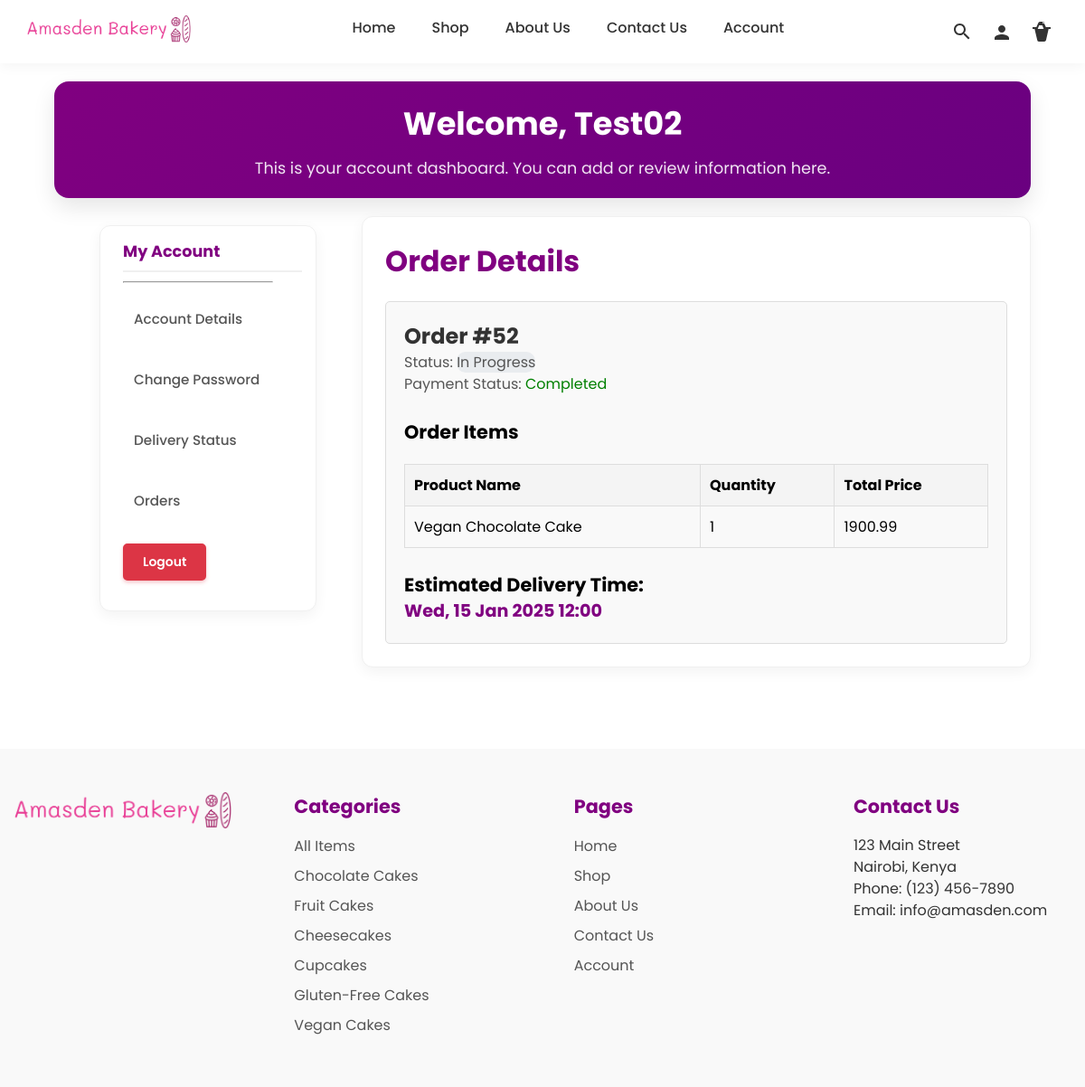
Page /user_dashboard/order/52/details/ (signed in) on the earlier database version.
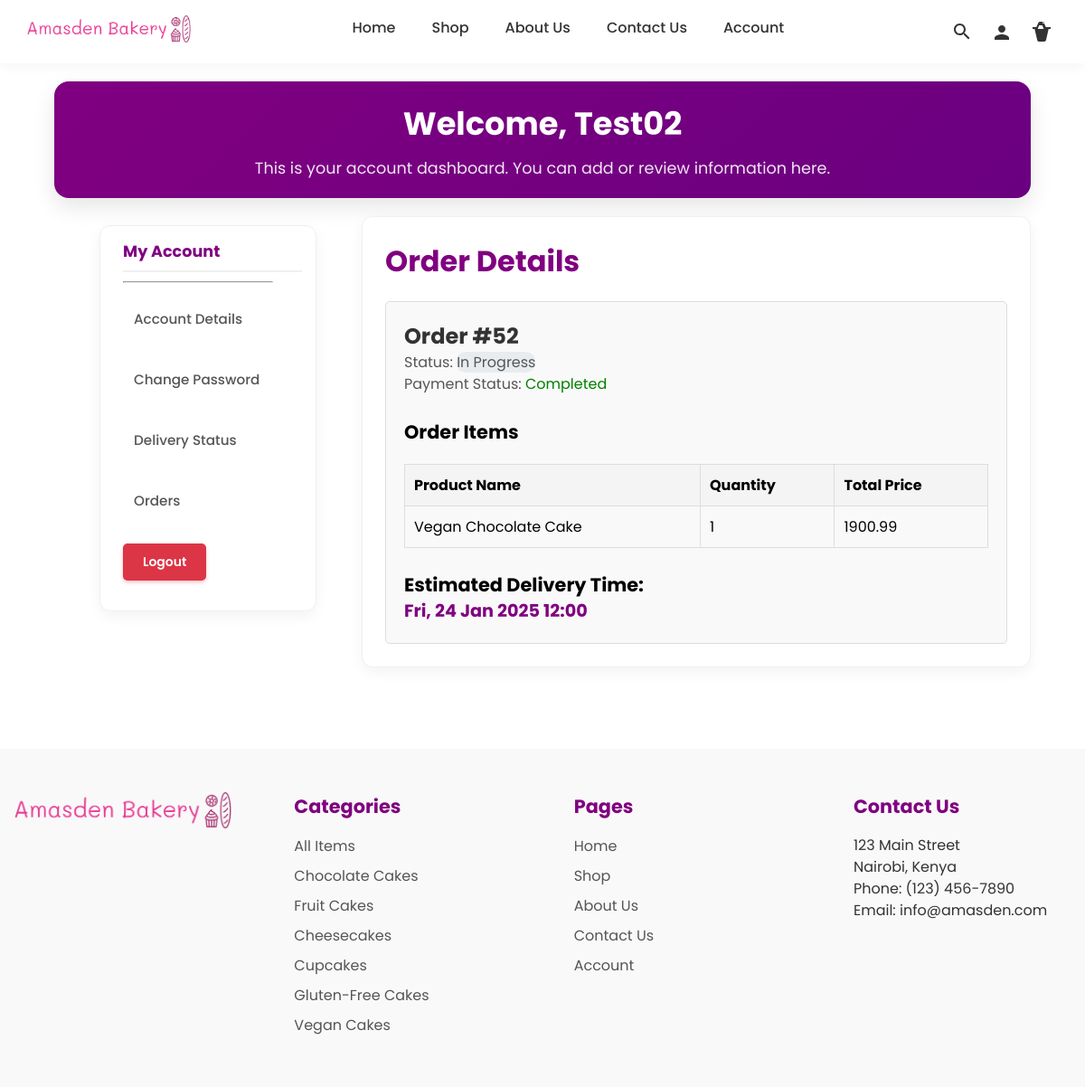
Same page on the later database version.
### bakery/models.py (models this page shows, shortened)
class Order(models.Model):
    STATUS_CHOICES = [
        ('Pending', 'Pending'),
        ('In Progress', 'In Progress'),
        ('Completed', 'Completed'),
        ('Cancelled', 'Cancelled'),
    ]
    PAYMENT_STATUS_CHOICES = [
        ('Pending', 'Pending'),
        ('Completed', 'Completed'),
        ('Failed', 'Failed'),
        ('Cancelled', 'Cancelled'),
    ]
    user = models.ForeignKey(User, on_delete=models.CASCADE, null=True, blank=True)
    cart = models.ForeignKey(Cart, on_delete=models.CASCADE, null=True, blank=True)
    status = models.CharField(max_length=20, choices=STATUS_CHOICES, default='Pending')
    created_at = models.DateTimeField(auto_now_add=True)
    estimated_delivery_time = models.DateTimeField(blank=True, null=True)
    total_price = models.DecimalField(max_digits=10, decimal_places=2, default=0)
    payment_status = models.CharField(max_length=20, choices=PAYMENT_STATUS_CHOICES, default='Pending')
    phone_number = models.CharField(max_length=15, blank=True, null=True)
    address = models.CharField(max_length=255, blank=True, null=True)
    checkout_request_id = models.CharField(max_length=255, blank=True, null=True)
    class Meta:
        indexes = [
            models.Index(fields=['status', 'payment_status']),
        ]

### user_dashboard/views.py (the view)
# urls.py: path('order/<int:order_id>/details/', views.order_details, name='order_details'),
@login_required
def order_details(request, order_id):
    order = get_object_or_404(Order, id=order_id, user=request.user)
    order_items = order.order_items.all()
    estimated_delivery_time = order.estimated_delivery_time
    return render(request, 'user_dashboard/order_details.html', {
        'order': order,
        'order_items': order_items,
        'estimated_delivery_time': estimated_delivery_time,
    })

### bakery/context_processors.py (called while the page is built)
def global_footer_context(request):
    footer_categories = Category.objects.all()
    category_slug = request.GET.get('category')
    return {
        'footer_categories': footer_categories,
    }

### bakery/templates/user_dashboard/order_details.html
{% extends 'user_dashboard/template.html' %}
{% block dashboard_content %}
<h2>Order Details</h2>
<div class="order-summary">
    <h3>Order #{{ order.id }}</h3>
    <p>Status: <span class="status-{{ order.status|lower }}">{{ order.status }}</span></p>
    <p>Payment Status: <span class="status-{{ order.payment_status|lower }}">{{ order.payment_status }}</span></p>
    <h4>Order Items</h4>
    <table class="generic-table">
        <thead>
            <tr>
                <th>Product Name</th>
                <th>Quantity</th>
                <th>Total Price</th>
            </tr>
        </thead>
        <tbody>
            {% for item in order_items %}
            <tr>
                <td>{{ item.product.name }}</td>
                <td>{{ item.quantity }}</td>
                <td>{{ item.total_price }}</td>
            </tr>
            {% endfor %}
        </tbody>
    </table>
    <h4>Estimated Delivery Time:</h4>
    <p class="delivery-time">{{ estimated_delivery_time|date:"D, d M Y H:i" }}</p>
</div>
{% endblock %}

Differences in the rows shown:
changed Order "In Progress": estimated_delivery_time "Wed, 15 Jan 2025 12:00" → "Fri, 24 Jan 2025 12:00"
